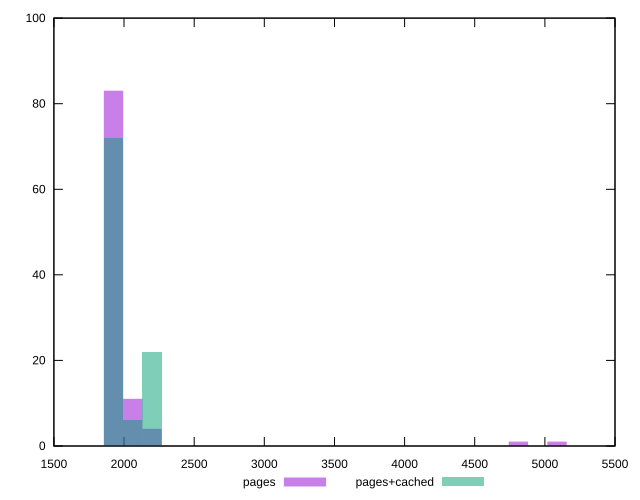

Here is the gnuplot script that generated this plot:
reset
set terminal svg size 640, 500
set output "reprap/first-meaningful-paint/comparison/histogram/1_vs_2.svg"

$pages <<EOF
5032.58182922842 1
1986.5454589059555 91
2118.981822833019 7
4900.145465301357 1
EOF

$pagesCached <<EOF
1986.5454589059555 73
2251.418186760083 22
2118.981822833019 5
EOF

set key outside below
set boxwidth 132.4363639270637
set yrange [0:100]
set style fill transparent solid 0.5 noborder

plot \
  $pages title "pages" with boxes, \
  $pagesCached title "pages+cached" with boxes, \


reset
